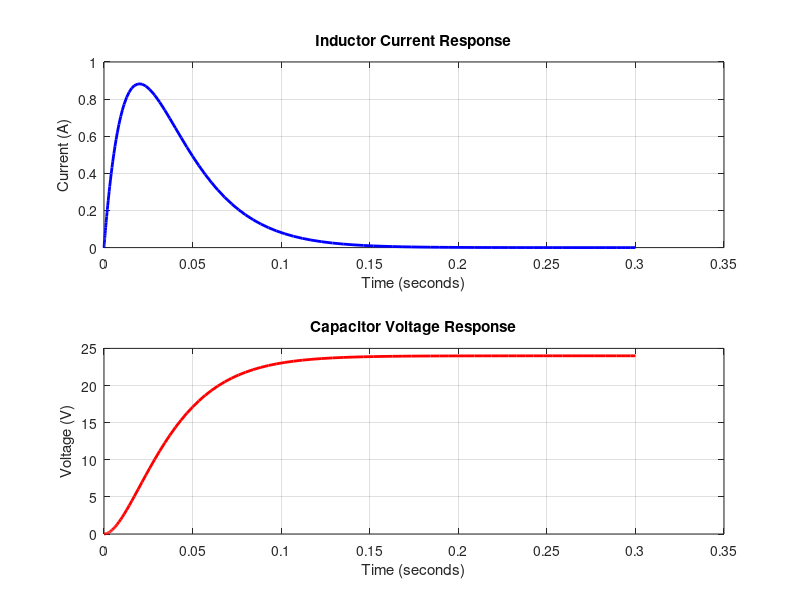

The MATLAB source for this figure:
% EXERCISE C: TWO-STATE RLC ELECTRICAL SYSTEM

clc;
clear;
close all;

% 1. Define circuit parameters
Vin = 24;
R = 20;
L = 0.2;
C = 0.002;

% 2. Define initial conditions
% x(1) = Inductor current
% x(2) = Capacitor voltage

x0 = [0; 0];

% 3. Define simulation time
tspan = [0 0.3];

% 4. Define the two differential equations

ode_function = @(t,x) [
    (Vin - R*x(1) - x(2))/L;
    x(1)/C
    ];

% 5. Solve using ode45
[t, x] = ode45(ode_function, tspan, x0);

% 6. Extract the two state variables

inductor_current = x(:,1);
capacitor_voltage = x(:,2);

% 7. Plot inductor current

figure;

subplot(2,1,1);

plot(t, inductor_current, 'b-', 'LineWidth', 2);

xlabel('Time (seconds)');
ylabel('Current (A)');

title('Inductor Current Response');

grid on;

% 8. Plot capacitor voltage

subplot(2,1,2);

plot(t, capacitor_voltage, 'r-', 'LineWidth', 2);

xlabel('Time (seconds)');
ylabel('Voltage (V)');

title('Capacitor Voltage Response');

grid on;

% 9. Display final values

fprintf('Final inductor current: %.6f A\n', ...
    inductor_current(end));

fprintf('Final capacitor voltage: %.6f V\n', ...
    capacitor_voltage(end));
